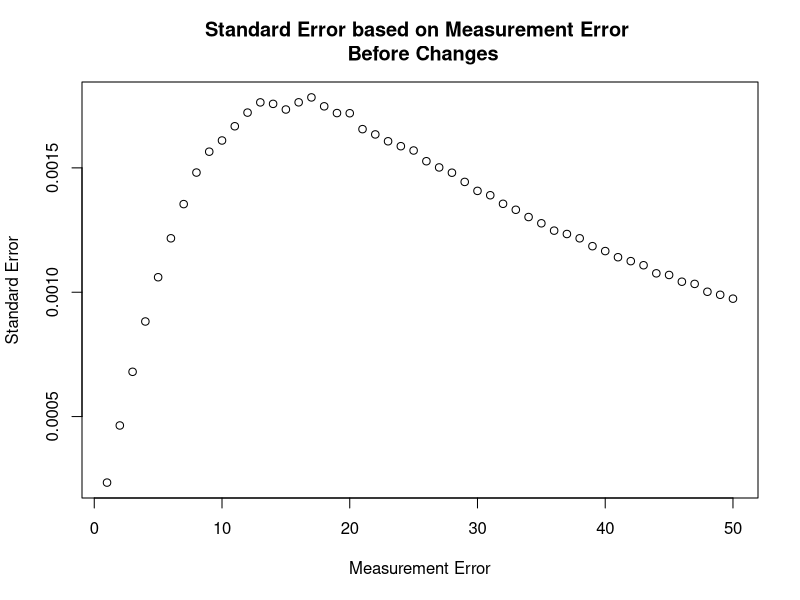
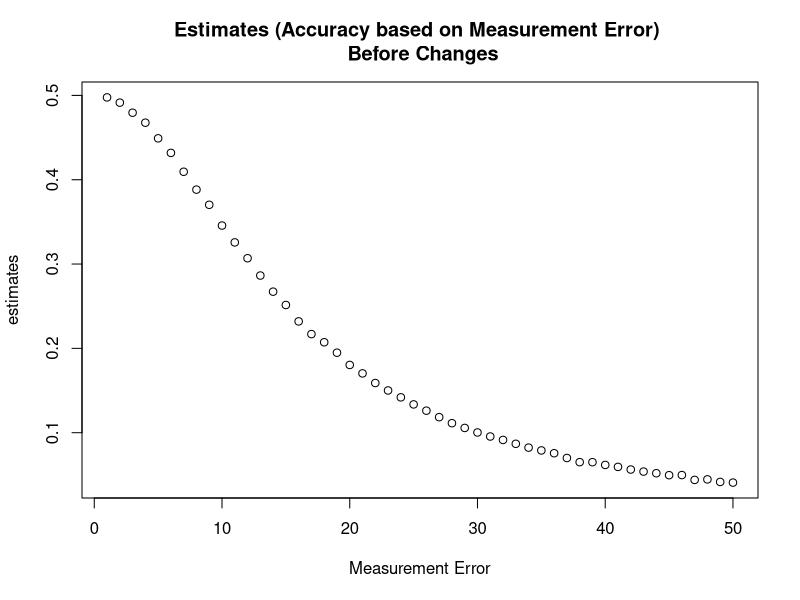
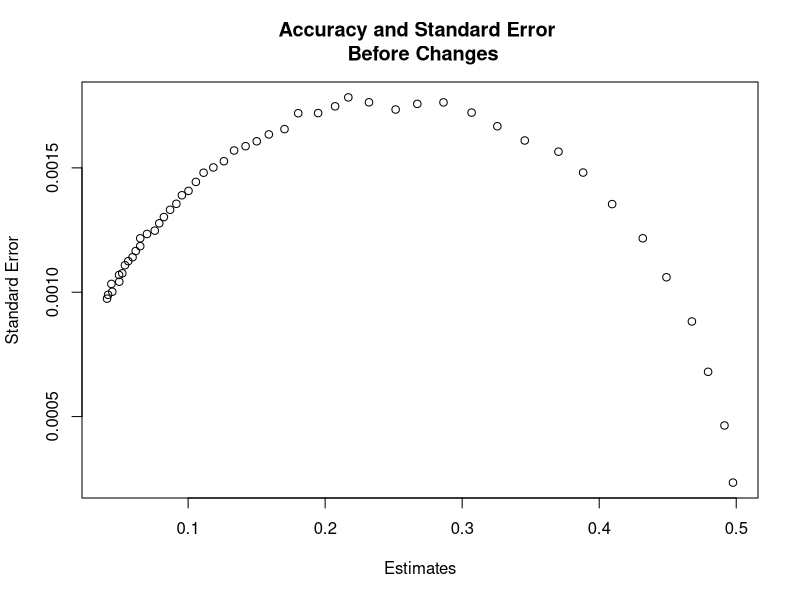
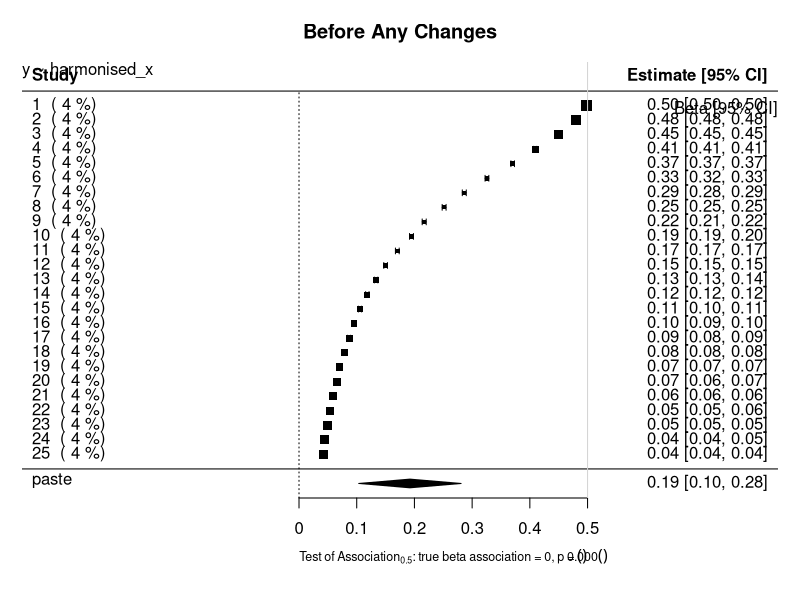
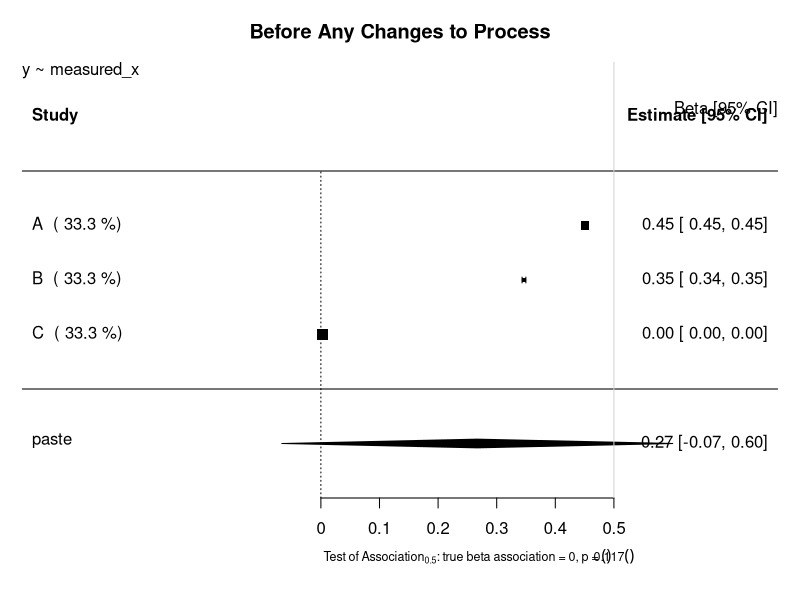
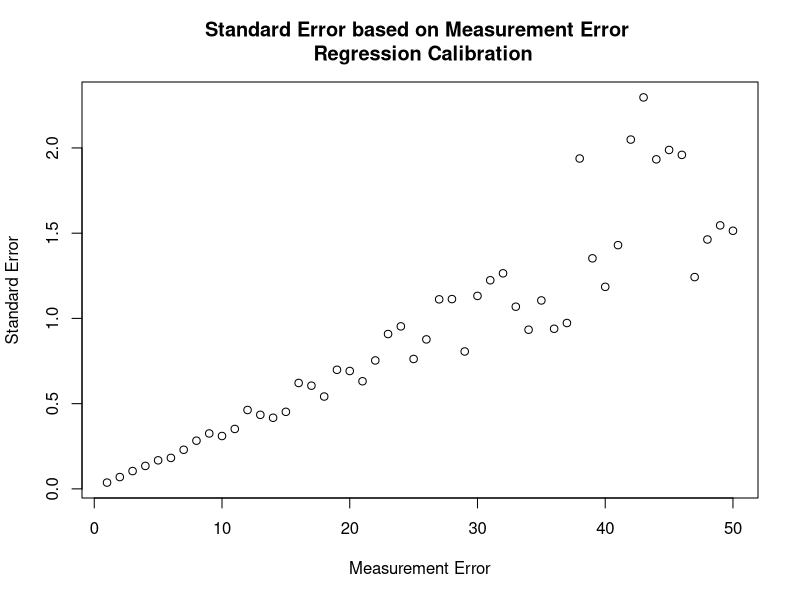
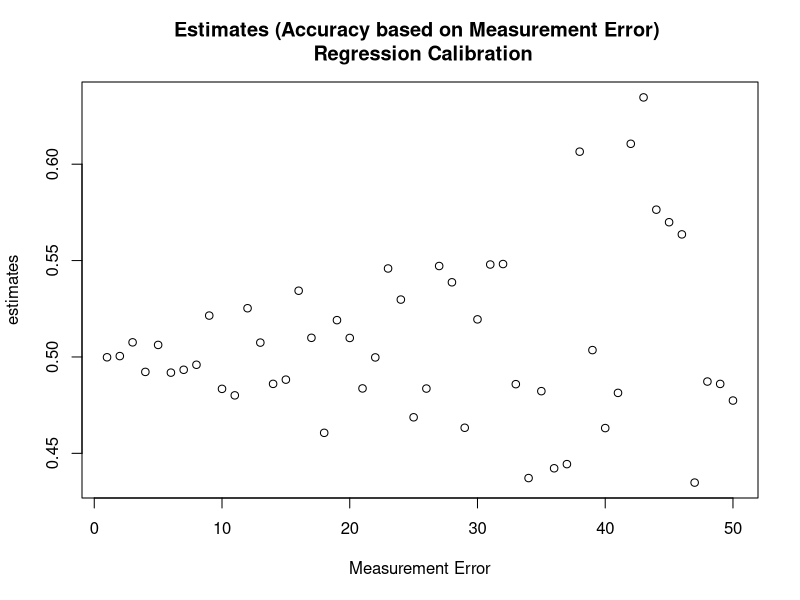
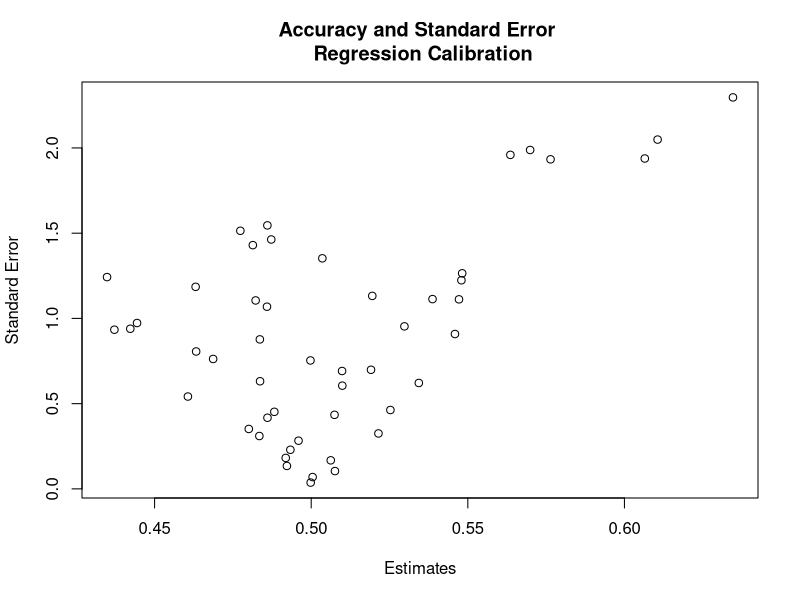

R code for these plots, in order:
# Investigation into semi monotonic behaviour of standard error in Continuous Variables
## Author: Paul Scherer
##         Tom Bishop
## Institute: University of Cambridge MRC Epidemiology Unit 
## Date: 6.09.2017

# In this file we want to investigate whether we can replicate the semi monotonic behaviour exhibited by 
# standard error dependent on standard measurement error
library(ggplot2)
library(reshape2)
library(parallel)
library(stats)
library(metafor)

# Set save point for the plots
setwd("U:/workspace/paee_harmonisation/Reweighting/plots")

# Raw Data Set Properties
trueBeta = 0.5
constant = 20

study_size = 20000
raw_mean = 40
raw_stdev = 15

# Create Dataframe with x, create y from x, then add normal random noise to x
raw_data = data.frame(x = rnorm(n = study_size, mean = raw_mean, sd = raw_stdev))
raw_data$y = (trueBeta*raw_data$x) + constant

###############################################################################
########################### Functions #########################################
###############################################################################

createStudyData <- function(raw_data, measurement_error){
    x_error = rnorm(n = study_size, mean = 0, sd = measurement_error)
    raw_data$measured_x = raw_data$x + x_error
    return(raw_data)
}

createValidationData <- function(val_size, measurement_error) {
    validation_data = data.frame(x =  rnorm(n = val_size, mean = raw_mean, sd = raw_stdev))
    x_error = rnorm(n = val_size, mean = 0, sd = measurement_error)
    validation_data$measured_x = validation_data$x + x_error
    return (validation_data)
}

#######################################################################################
########################### Motivation of the Problem #################################
#######################################################################################
## Graphing Standard Error as a function of Measurement Error
error_upperbound = 50
std_error = vector("numeric", length = error_upperbound)
estimates = vector("numeric", length = error_upperbound)

set.seed(1)
for (measurement_error in 1:error_upperbound){
	x_error = rnorm(n = study_size, mean = 0, sd = measurement_error)
	raw_data$measured_x = raw_data$x + x_error
	fmla = as.formula(y ~ measured_x)
	linear_model = lm(formula = fmla, data = raw_data)
	x_estimate = linear_model$coefficients["measured_x"]
	x_stdErr = summary(linear_model)$coefficients["measured_x", "Std. Error"]
	std_error[measurement_error] = x_stdErr
	estimates[measurement_error] = x_estimate
}
plot (x = (1:error_upperbound), y = std_error, xlab = "Measurement Error", ylab = "Standard Error", main = "Standard Error based on Measurement Error \n Before Changes")
dev.copy(png,'continous_plot1.png')
dev.off()
plot (x = (1:error_upperbound), y = estimates, xlab = "Measurement Error", ylab = "estimates", main = "Estimates (Accuracy based on Measurement Error) \n Before Changes")
dev.copy(png,'continous_plot2.png')
dev.off()
plot (x = estimates, y = std_error, xlab = "Estimates", ylab = "Standard Error", main = "Accuracy and Standard Error \n Before Changes")
dev.copy(png,'continous_plot3.png')
dev.off()


## Random Effects Model Forest Plot After Regression Calibration
estimates_forRMA = estimates[seq(1, length(estimates), 2)]
stand_errs = std_error[seq(1, length(std_error), 2)]
labels = 1:length(estimates_forRMA)
res <- rma(yi = estimates_forRMA, sei = stand_errs, method='DL', slab = labels)
weights_res <- weights.rma.uni(res)

# Forest Plot
res$slab <- paste(res$slab, " (", round(weights.rma.uni(res),digits=1), "%)")
fmla = as.formula(y~harmonised_x)
forest(res, mlab=bquote(paste('Overall (I'^2*' = ', .(round(res$I2)),'%, p = ',
    .(sprintf("%.3f", round(res$QEp,3))),')')),
xlab=bquote(paste('Test of Association'[0.5]*': true beta association = 0, p = ',
    .(sprintf("%.3f", round(res$pval,3))))), cex=1, cex.lab=0.75, cex.axis=1, main = "Before Any Changes")
usr <- par("usr")
text(usr[2], usr[4], "Beta [95% CI]", adj = c(1, 4),cex=1)
text(usr[1], usr[4], paste0(gsub(paste0("Study Data","\\$"),"", deparse(fmla)),collapse="\n"), adj = c( 0, 1 ),cex=1)
abline(v = 0.5, col = "lightgray")
dev.copy(png,'continous_plot_big_no_changes.png')
dev.off()

#######################################################################################
######################## Before Any Changes to the Process ############################
#######################################################################################
# General Parameters
validation_size = 400

# Study A
measureError_A = 5
studyData_A = createStudyData(raw_data = raw_data, measurement_error = measureError_A)
validation_data_A = createValidationData(val_size = validation_size, measurement_error = measureError_A )

# Study B
measureError_B = 10
studyData_B = createStudyData(raw_data = raw_data, measurement_error = measureError_B)
validation_data_B = createValidationData(val_size = validation_size, measurement_error = measureError_B )

# Study C
measureError_C = 200
studyData_C = createStudyData(raw_data = raw_data, measurement_error = measureError_C)
validation_data_C = createValidationData(val_size = validation_size, measurement_error = measureError_C )


lm_A <- lm(formula=y~measured_x, data=studyData_A)
estimate_A = lm_A$coefficients["measured_x"]
stdError_A = summary(lm_A)$coefficients["measured_x","Std. Error"]

lm_B <- lm(formula=y~measured_x, data=studyData_B)
estimate_B = lm_B$coefficients["measured_x"]
stdError_B = summary(lm_B)$coefficients["measured_x","Std. Error"]

lm_C <- lm(formula=y~measured_x, data=studyData_C)
estimate_C = lm_C$coefficients["measured_x"]
stdError_C = summary(lm_C)$coefficients["measured_x","Std. Error"]


## Random Effects Model Forest Plot Before Regression Calibration
estimates = c(estimate_A, estimate_B, estimate_C)
stand_errs = c(stdError_A, stdError_B, stdError_C)
labels = c("A","B","C")
res <- rma(yi = estimates, sei = stand_errs, method='DL', slab = labels)
weights_res <- weights.rma.uni(res)

# Forest Plot
res$slab <- paste(res$slab, " (", round(weights.rma.uni(res),digits=1), "%)")
fmla = as.formula(y~measured_x)
forest(res, mlab=bquote(paste('Overall (I'^2*' = ', .(round(res$I2)),'%, p = ',
    .(sprintf("%.3f", round(res$QEp,3))),')')),
xlab=bquote(paste('Test of Association'[0.5]*': true beta association = 0, p = ',
    .(sprintf("%.3f", round(res$pval,3))))), cex=1, cex.lab=0.75, cex.axis=1, main = "Before Any Changes to Process")
usr <- par("usr")
text(usr[2], usr[4], "Beta [95% CI]", adj = c(1, 4),cex=1)
text(usr[1], usr[4], paste0(gsub(paste0("Study Data","\\$"),"", deparse(fmla)),collapse="\n"), adj = c( 0, 1 ),cex=1)
abline(v = 0.5, col = "lightgray")
dev.copy(png,'continous_plot4.png')
dev.off()


#######################################################################################
######################## Using Regression Calibration Classic #########################
#######################################################################################
## Graphing Standard Error as a function of Measurement Error
std_error = vector("numeric", length = error_upperbound)
estimates = vector("numeric", length = error_upperbound)

set.seed(1)
for (measurement_error in 1:error_upperbound){
    studyData_graph = createStudyData(raw_data = raw_data, measurement_error = measurement_error)
    validation_data_graph = createValidationData(val_size = validation_size, measurement_error = measurement_error)

    # calculate the lambda
    fmla_harmonisation = as.formula(x~measured_x)
    lambda_lm_graph <- lm(formula=fmla_harmonisation, data=validation_data_graph)
    lambda_graph = lambda_lm_graph$coefficients["measured_x"]
    stdError_lambda_graph = summary(lambda_lm_graph)$coefficients["measured_x","Std. Error"]

    # calculate the estimates using the normal study data
    lm_graph <- lm(formula=y~measured_x, data=studyData_graph)
    estimate_graph = lm_graph$coefficients["measured_x"]
    stdError_graph = summary(lm_graph)$coefficients["measured_x","Std. Error"]

    # Propagate Errors in Standard Error
    var_lambda = (sqrt(validation_size) * summary(lambda_lm_graph)$coefficients["measured_x","Std. Error"])^2
    var_Beta = (sqrt(validation_size) * summary(lm_graph)$coefficients["measured_x","Std. Error"])^2
    #var_Beta = summary(lm_A)$sigma**2
    # var_Beta = (summary(lm_A)$coefficients["measured_x","Std. Error"])^2
    lambda_pure = unlist(unname(lambda_lm_graph$coefficients["measured_x"]))
    beta_lambda_div_sq = (unname(unlist(lm_graph$coefficients["measured_x"]/(lambda_lm_graph$coefficients["measured_x"])^2)))^2
    delta_variance = (var_Beta / (lambda_pure)^2) + beta_lambda_div_sq * var_lambda
    delta_stdError_B = sqrt(delta_variance)/sqrt(validation_size) 
    delta_stdError_B = sqrt(delta_variance)

    std_error[measurement_error] = delta_stdError_B
    estimates[measurement_error] = estimate_graph/lambda_graph
}
plot (x = (1:error_upperbound), y = std_error, xlab = "Measurement Error", ylab = "Standard Error", main = "Standard Error based on Measurement Error \n Regression Calibration")
dev.copy(png,'continous_plot5.png')
dev.off()
plot (x = (1:error_upperbound), y = estimates, xlab = "Measurement Error", ylab = "estimates", main = "Estimates (Accuracy based on Measurement Error) \n Regression Calibration")
dev.copy(png,'continous_plot6.png')
dev.off()
plot (x = estimates, y = std_error, xlab = "Estimates", ylab = "Standard Error", main = "Accuracy and Standard Error \n Regression Calibration")
dev.copy(png,'continous_plot7.png')
dev.off()

## Random Effects Model Forest Plot After Regression Calibration
estimates_forRMA = estimates[seq(1, length(estimates), 2)]
stand_errs = std_error[seq(1, length(std_error), 2)]
labels = 1:length(estimates_forRMA)
res <- rma(yi = estimates_forRMA, sei = stand_errs, method='DL', slab = labels)
weights_res <- weights.rma.uni(res)

# Forest Plot
res$slab <- paste(res$slab, " (", round(weights.rma.uni(res),digits=1), "%)")
fmla = as.formula(y~harmonised_x)
forest(res, mlab=bquote(paste('Overall (I'^2*' = ', .(round(res$I2)),'%, p = ',
    .(sprintf("%.3f", round(res$QEp,3))),')')),
xlab=bquote(paste('Test of Association'[0.5]*': true beta association = 0, p = ',
    .(sprintf("%.3f", round(res$pval,3))))), cex=1, cex.lab=0.75, cex.axis=1, main = "After Regression Calibration")
usr <- par("usr")
text(usr[2], usr[4], "Beta [95% CI]", adj = c(1, 4),cex=1)
text(usr[1], usr[4], paste0(gsub(paste0("Study Data","\\$"),"", deparse(fmla)),collapse="\n"), adj = c( 0, 1 ),cex=1)
abline(v = 0.5, col = "lightgray")
dev.copy(png,'continous_plot_big_regression_calibration.png')
dev.off()




# Using real regression calibration.
## Modeling x ~ measured_x in validation
fmla_harmonisation = as.formula(x~measured_x)
# Study A
lambda_lm_A <- lm(formula=fmla_harmonisation, data=validation_data_A)
lambda_A = lambda_lm_A$coefficients["measured_x"]
stdError_lambda_A = summary(lambda_lm_A)$coefficients["measured_x","Std. Error"]

# Study B
lambda_lm_B <- lm(formula=fmla_harmonisation, data=validation_data_B)
lambda_B = lambda_lm_B$coefficients["measured_x"]
stdError_lambda_B = summary(lambda_lm_B)$coefficients["measured_x","Std. Error"]

# Study C
lambda_lm_C <- lm(formula=fmla_harmonisation, data=validation_data_C)
lambda_C = lambda_lm_C$coefficients["measured_x"]
stdError_lambda_C = summary(lambda_lm_C)$coefficients["measured_x","Std. Error"]


lm_A <- lm(formula=y~measured_x, data=studyData_A)
estimate_A = lm_A$coefficients["measured_x"]
stdError_A = summary(lm_A)$coefficients["measured_x","Std. Error"]

lm_B <- lm(formula=y~measured_x, data=studyData_B)
estimate_B = lm_B$coefficients["measured_x"]
stdError_B = summary(lm_B)$coefficients["measured_x","Std. Error"]

lm_C <- lm(formula=y~measured_x, data=studyData_C)
estimate_C = lm_C$coefficients["measured_x"]
stdError_C = summary(lm_C)$coefficients["measured_x","Std. Error"]

corrected_estimate_A = estimate_A / lambda_A
corrected_estimate_B = estimate_B / lambda_B
corrected_estimate_C = estimate_C / lambda_C

# calculate the corrected standard error
var_lambda = (summary(lambda_lm_A)$coefficients["measured_x","Std. Error"])^2
var_Beta = (summary(lm_A)$coefficients["measured_x","Std. Error"])^2
#var_Beta = summary(lm_A)$sigma**2
lambda_pure = unlist(unname(lambda_lm_A$coefficients["measured_x"]))
beta_lambda_div_sq = (unname(unlist(lm_A$coefficients["measured_x"]/(lambda_lm_A$coefficients["measured_x"])^2)))^2
delta_variance = (var_Beta / (lambda_pure)^2) + (beta_lambda_div_sq * var_lambda)
delta_stdError_A = sqrt(delta_variance)/sqrt(validation_size) 
delta_stdError_A = sqrt(delta_variance)

var_lambda = (summary(lambda_lm_B)$coefficients["measured_x","Std. Error"])^2
var_Beta = (sqrt(validation_size) * summary(lm_B)$coefficients["measured_x","Std. Error"])^2
#var_Beta = summary(lm_A)$sigma**2
lambda_pure = unlist(unname(lambda_lm_B$coefficients["measured_x"]))
beta_lambda_div_sq = (unname(unlist(lm_B$coefficients["measured_x"]/(lambda_lm_B$coefficients["measured_x"])^2)))^2
delta_variance = (var_Beta / (lambda_pure)^2) + beta_lambda_div_sq * var_lambda
delta_stdError_B = sqrt(delta_variance)/sqrt(validation_size) 
delta_stdError_B = sqrt(delta_variance)


var_lambda = (summary(lambda_lm_C)$coefficients["measured_x","Std. Error"])^2
var_Beta = (sqrt(validation_size) * summary(lm_C)$coefficients["measured_x","Std. Error"])^2
#var_Beta = summary(lm_A)$sigma**2
lambda_pure = unlist(unname(lambda_lm_C$coefficients["measured_x"]))
beta_lambda_div_sq = (unname(unlist(lm_C$coefficients["measured_x"]/(lambda_lm_C$coefficients["measured_x"])^2)))^2
delta_variance = (var_Beta / (lambda_pure)^2) + beta_lambda_div_sq * var_lambda
delta_stdError_C = sqrt(delta_variance)/sqrt(validation_size) 
delta_stdError_C = sqrt(delta_variance)

## Random Effects Model Forest Plot After Regression Calibration
estimates = c(corrected_estimate_A, corrected_estimate_B, corrected_estimate_C)
stand_errs = c(delta_stdError_A, delta_stdError_B, delta_stdError_C)
labels = c("A","B","C")
res <- rma(yi = estimates, sei = stand_errs, method='DL', slab = labels)
weights_res <- weights.rma.uni(res)

# Forest Plot
res$slab <- paste(res$slab, " (", round(weights.rma.uni(res),digits=1), "%)")
fmla = as.formula(y~harmonised_x)
forest(res, mlab=bquote(paste('Overall (I'^2*' = ', .(round(res$I2)),'%, p = ',
    .(sprintf("%.3f", round(res$QEp,3))),')')),
xlab=bquote(paste('Test of Association'[0.5]*': true beta association = 0, p = ',
    .(sprintf("%.3f", round(res$pval,3))))), cex=1, cex.lab=0.75, cex.axis=1, main = "After Regression Calibration")
usr <- par("usr")
text(usr[2], usr[4], "Beta [95% CI]", adj = c(1, 4),cex=1)
text(usr[1], usr[4], paste0(gsub(paste0("Study Data","\\$"),"", deparse(fmla)),collapse="\n"), adj = c( 0, 1 ),cex=1)
abline(v = 0.5, col = "lightgray")
dev.copy(png,'continous_plot8.png')
dev.off()


#######################################################################################
######################## USING THE MODEL OF ERROR *PREDICT* ###########################
#######################################################################################
## PREDICT (ERROR IN VARIABLES MODELS)

## Graphing Standard Error as a function of Measurement Error
std_error = vector("numeric", length = error_upperbound)
estimates = vector("numeric", length = error_upperbound)

set.seed(1)

for (measurement_error in 1:error_upperbound){
    studyData_graph = createStudyData(raw_data = raw_data, measurement_error = measurement_error)
    validation_data_graph = createValidationData(val_size = validation_size, measurement_error = measurement_error)

    # calculate the Error Model
    error_model_graph <- lm(formula=fmla_harmonisation, data=validation_data_graph)
    lambda_graph = error_model_graph$coefficients["measured_x"]
    stdError_lambda_graph = summary(error_model_graph)$coefficients["measured_x","Std. Error"]

    # calculate the estimates using the normal study data
    new = data.frame(measured_x = studyData_graph$measured_x)
    studyData_graph$harmonised_x = predict(error_model_graph, newdata = new)
    lm_graph <- lm(formula=y~harmonised_x, data=studyData_graph)
    estimate_graph = lm_graph$coefficients["harmonised_x"]
    stdError_graph = summary(lm_graph)$coefficients["harmonised_x","Std. Error"]


    std_error[measurement_error] = stdError_graph
    estimates[measurement_error] = estimate_graph
}
plot (x = (1:error_upperbound), y = std_error, xlab = "Measurement Error", ylab = "Standard Error", main = "Standard Error based on Measurement Error \n Error Model Pred")
dev.copy(png,'continous_plot9.png')
dev.off()
plot (x = (1:error_upperbound), y = estimates, xlab = "Measurement Error", ylab = "estimates", main = "Estimates (Accuracy based on Measurement Error) \n Error Model Pred")
dev.copy(png,'continous_plot10.png')
dev.off()
plot (x = estimates, y = std_error, xlab = "Estimates", ylab = "Standard Error", main = "Accuracy and Standard Error \n Error Model Pred")
dev.copy(png,'continous_plot11.png')
dev.off()

## Random Effects Model Forest Plot After Regression Calibration
estimates_forRMA = estimates[seq(1, length(estimates), 2)]
stand_errs = std_error[seq(1, length(std_error), 2)]
labels = 1:length(estimates_forRMA)
res <- rma(yi = estimates_forRMA, sei = stand_errs, method='DL', slab = labels)
weights_res <- weights.rma.uni(res)

# Forest Plot
res$slab <- paste(res$slab, " (", round(weights.rma.uni(res),digits=1), "%)")
fmla = as.formula(y~harmonised_x)
forest(res, mlab=bquote(paste('Overall (I'^2*' = ', .(round(res$I2)),'%, p = ',
    .(sprintf("%.3f", round(res$QEp,3))),')')),
xlab=bquote(paste('Test of Association'[0.5]*': true beta association = 0, p = ',
    .(sprintf("%.3f", round(res$pval,3))))), cex=1, cex.lab=0.75, cex.axis=1, main = "Error Model Predict Big Regression")
usr <- par("usr")
text(usr[2], usr[4], "Beta [95% CI]", adj = c(1, 4),cex=1)
text(usr[1], usr[4], paste0(gsub(paste0("Study Data","\\$"),"", deparse(fmla)),collapse="\n"), adj = c( 0, 1 ),cex=1)
abline(v = 0.5, col = "lightgray")
dev.copy(png,'continous_plot_big_error_model.png')
dev.off()


## Modeling x ~ measured_x in validation
fmla_harmonisation = as.formula(x~measured_x)
# Study A
lambda_lm_A <- lm(formula=fmla_harmonisation, data=validation_data_A)
lambda_A = lambda_lm_A$coefficients["measured_x"]
stdError_lambda_A = summary(lambda_lm_A)$coefficients["measured_x","Std. Error"]

# Study B
lambda_lm_B <- lm(formula=fmla_harmonisation, data=validation_data_B)
lambda_B = lambda_lm_B$coefficients["measured_x"]
stdError_lambda_B = summary(lambda_lm_B)$coefficients["measured_x","Std. Error"]

# Study C
lambda_lm_C <- lm(formula=fmla_harmonisation, data=validation_data_C)
lambda_C = lambda_lm_C$coefficients["measured_x"]
stdError_lambda_C = summary(lambda_lm_C)$coefficients["measured_x","Std. Error"]


## Transformation and Regression
# Study A
new = data.frame(measured_x = studyData_A$measured_x)
studyData_A$harmonised_x = predict(lambda_lm_A, newdata = new)
lm_A <- lm(formula=y~harmonised_x, data=studyData_A)
estimate_A = lm_A$coefficients["harmonised_x"]
stdError_A = summary(lm_A)$coefficients["harmonised_x","Std. Error"]

# Study B
new = data.frame(measured_x = studyData_B$measured_x)
studyData_B$harmonised_x = predict(lambda_lm_B, newdata = new)
lm_B <- lm(formula=y~harmonised_x, data=studyData_B)
estimate_B = lm_B$coefficients["harmonised_x"]
stdError_B = summary(lm_B)$coefficients["harmonised_x","Std. Error"]

# Study C
new = data.frame(measured_x = studyData_C$measured_x)
studyData_C$harmonised_x = predict(lambda_lm_C, newdata = new)
lm_C <- lm(formula=y~harmonised_x, data=studyData_C)
estimate_C = lm_C$coefficients["harmonised_x"]
stdError_C = summary(lm_C)$coefficients["harmonised_x","Std. Error"]


## Random Effects Model Forest Plot After Regression Modeling
estimates = c(estimate_A, estimate_B, estimate_C)
stand_errs = c(stdError_A, stdError_B, stdError_C)
labels = c("A","B","C")
res <- rma(yi = estimates, sei = stand_errs, method='DL', slab = labels)
weights_res <- weights.rma.uni(res)

# Forest Plot
res$slab <- paste(res$slab, " (", round(weights.rma.uni(res),digits=1), "%)")
fmla = as.formula(y~harmonised_x)
forest(res, mlab=bquote(paste('Overall (I'^2*' = ', .(round(res$I2)),'%, p = ',
    .(sprintf("%.3f", round(res$QEp,3))),')')),
xlab=bquote(paste('Test of Association'[0.5]*': true beta association = 0, p = ',
    .(sprintf("%.3f", round(res$pval,3))))), cex=1, cex.lab=0.75, cex.axis=1, main = "Using Predict aka 'Error Model'")
usr <- par("usr")
text(usr[2], usr[4], "Beta [95% CI]", adj = c(1, 4),cex=1)
text(usr[1], usr[4], paste0(gsub(paste0("Study Data","\\$"),"", deparse(fmla)),collapse="\n"), adj = c( 0, 1 ),cex=1)
abline(v = 0.5, col = "lightgray")
dev.copy(png,'continous_plot12.png')
dev.off()



# #######################################################################################
# ######################## Bootstrapped validation study #####################
# #######################################################################################

fmla_harmonisation = as.formula(x~measured_x)
validation_size = 400
imputations = 10
upperbound = 50
#validation_index_size=validation_size/numLevels
## Plotting Bit
## Graphing Standard Error as a function of Measurement Error
std_error = vector("numeric", length = upperbound)
estimates_graph = vector("numeric", length = upperbound)
for (measurement_error_counter in 1:upperbound) {
  studyData_graph = createStudyData(raw_data = raw_data, measurement_error = measurement_error_counter)
  validation_data_graph = createValidationData(val_size = validation_size, measurement_error = measurement_error_counter)
  #validation_means_graph = createMeansList(validation_data_graph, numLevels)
  
  results <- data.frame()
  for (i in 1:imputations){
    temp_sample = sample(x =1:validation_size, replace = TRUE )
    bootstrap_validation <- validation_data_graph[temp_sample,c("x", "measured_x")]
    
    # calculate the Error Model
    error_model_graph <- lm(formula=fmla_harmonisation, data=bootstrap_validation)
    lambda_graph = error_model_graph$coefficients["measured_x"]
    stdError_lambda_graph = summary(error_model_graph)$coefficients["measured_x","Std. Error"]
    
    # calculate the estimates using the normal study data
    new = data.frame(measured_x = studyData_graph$measured_x)
    studyData_graph$harmonised_x = predict(error_model_graph, newdata = new)
    lm_graph <- lm(formula=y~harmonised_x, data=studyData_graph)


    sum_res = summary(lm_graph)
    results = rbind(results, sum_res$coefficients[2,1:2])
    
  }
  names(results) = c("est", "se")
  
  rubin_est = sum(results$est)/imputations
  W = sum(results$se)/imputations
  B = sum((results$est-rubin_est)^2)/(imputations-1)
  rubin_var = W + (1+1/imputations)*B
  rubin_se = rubin_var^0.5
  
  estimates_graph[measurement_error_counter] = rubin_est 
  std_error[measurement_error_counter] = rubin_se
}

plot(x = (1:upperbound), y = std_error, xlab = "measurement_error", ylab = "stderr", main = "Bootstrap Means")
dev.copy(png,'nominal_plot16.png')
dev.off()
plot(x = (1:upperbound), y = estimates_graph, xlab = "measurement_error", ylab = "estimates", main = "Bootstrap Means")
dev.copy(png,'nominal_plot17.png')
dev.off()
plot(x = estimates_graph, y = std_error, xlab = "estimates", ylab = "stderror", main = "Bootstrap Means")
dev.copy(png,'nominal_plot18.png')
dev.off()


## Random Effects Model Forest Plot After Regression Calibration
#estimates = estimates_graph
#stand_errs = std_error
estimates_REMA = estimates_graph[seq(1, length(estimates_graph), 2)]
#estimates_REMA = estimates[1:10]
stand_errs = std_error[seq(1, length(std_error), 2)]

labels = 1:length(estimates_REMA)
res <- rma(yi = estimates_REMA, sei = stand_errs, method='DL', slab = labels)

# Forest Plot
res$slab <- paste(res$slab, " (", round(weights.rma.uni(res),digits=1), "%)")
fmla = as.formula(y~x_estimated)
forest(res, mlab=bquote(paste('Overall (I'^2*' = ', .(round(res$I2)),'%, p = ',
                              .(sprintf("%.3f", round(res$QEp,3))),')')),
       xlab=bquote(paste('Test of Association'[0.5]*': true beta association = 0, p = ',
                         .(sprintf("%.3f", round(res$pval,3))))), cex=1, cex.lab=0.75, cex.axis=1, main = "Bootstrap with continuous")
usr <- par("usr")
text(usr[2], usr[4], "Beta [95% CI]", adj = c(1, 4),cex=1)
text(usr[1], usr[4], paste0(gsub(paste0("Study Data","\\$"),"", deparse(fmla)),collapse="\n"), adj = c( 0, 1 ),cex=1)
abline(v = 0.5, col = "lightgray")
dev.copy(png,'continuous_bootstrap_big.png')
dev.off()


# #######################################################################################
# ######################## USING THE MODEL OF ERROR *PREDICT* ###########################
# ################## DONE MANUALLY WITH MODEL PARAMETER ESTIMATES #######################
# #######################################################################################
# ## PREDICT (ERROR IN VARIABLES MODELS)

# ## Graphing Standard Error as a function of Measurement Error
# std_error = vector("numeric", length = error_upperbound)
# estimates = vector("numeric", length = error_upperbound)

# set.seed(1)

# for (measurement_error in 1:error_upperbound){
#     studyData_graph = createStudyData(raw_data = raw_data, measurement_error = measurement_error)
#     validation_data_graph = createValidationData(val_size = validation_size, measurement_error = measurement_error)

#     # calculate the Error Model
#     error_model_graph <- lm(formula=fmla_harmonisation, data=validation_data_graph)
#     lambda_graph = error_model_graph$coefficients["measured_x"]
#     intercept_lambda_graph = error_model_graph$coefficients["(Intercept)"]

#     # calculate the estimates using the normal study data
#     studyData_graph$lambdadx = studyData_graph$measured_x*lambda_graph + intercept_lambda_graph
#     lm_graph <- lm(formula=y~lambdadx, data=studyData_graph)
#     estimate_graph = lm_graph$coefficients["lambdadx"]
#     stdError_graph = summary(lm_graph)$coefficients["lambdadx","Std. Error"]

#     estimates[measurement_error] = estimate_graph
#     std_error[measurement_error] = stdError_graph
# }
# plot (x = (1:error_upperbound), y = std_error, xlab = "Measurement Error", ylab = "Standard Error", main = "Standard Error based on Measurement Error \n Error Model Pred")
# dev.copy(png,'continous_plot13.png')
# dev.off()

# plot (x = (1:error_upperbound), y = estimates, xlab = "Measurement Error", ylab = "estimates", main = "Estimates (Accuracy based on Measurement Error) \n Error Model Pred")
# dev.copy(png,'continous_plot14.png')
# dev.off()

# plot (x = estimates, y = std_error, xlab = "Estimates", ylab = "Standard Error", main = "Monotonic Relationship Between \n Accuracy and Standard Error \n Error Model Pred")
# dev.copy(png,'continous_plot15.png')
# dev.off()


# ## By manually predicting values using the model created
# ## Modeling x ~ measured_x in validation
# fmla_harmonisation = as.formula(x~measured_x)
# # Study A
# lambda_lm_A <- lm(formula=fmla_harmonisation, data=validation_data_A)
# lambda_A = lambda_lm_A$coefficients["measured_x"]
# intercept_lambda_A = lambda_lm_A$coefficients["(Intercept)"]
# stdError_lambda_A = summary(lambda_lm_A)$coefficients["measured_x","Std. Error"]

# # Study B
# lambda_lm_B <- lm(formula=fmla_harmonisation, data=validation_data_B)
# lambda_B = lambda_lm_B$coefficients["measured_x"]
# intercept_lambda_B = lambda_lm_B$coefficients["(Intercept)"]
# stdError_lambda_B = summary(lambda_lm_B)$coefficients["measured_x","Std. Error"]

# # Study C
# lambda_lm_C <- lm(formula=fmla_harmonisation, data=validation_data_C)
# lambda_C = lambda_lm_C$coefficients["measured_x"]
# intercept_lambda_C = lambda_lm_C$coefficients["(Intercept)"]
# stdError_lambda_C = summary(lambda_lm_C)$coefficients["measured_x","Std. Error"]

# studyData_A$lambdadx = studyData_A$measured_x*lambda_A + intercept_lambda_A
# lm_A <- lm(formula=y~lambdadx, data=studyData_A)
# estimate_A = lm_A$coefficients["lambdadx"]
# stdError_A = summary(lm_A)$coefficients["lambdadx","Std. Error"]

# studyData_B$lambdadx = studyData_B$measured_x*lambda_B + intercept_lambda_B
# lm_B <- lm(formula=y~lambdadx, data=studyData_B)
# estimate_B = lm_B$coefficients["lambdadx"]
# stdError_B = summary(lm_B)$coefficients["lambdadx","Std. Error"]

# studyData_C$lambdadx = studyData_C$measured_x*lambda_C + intercept_lambda_C
# lm_C <- lm(formula=y~lambdadx, data=studyData_C)
# estimate_C = lm_C$coefficients["lambdadx"]
# stdError_C = summary(lm_C)$coefficients["lambdadx","Std. Error"]


# ## Random Effects Model Forest Plot After Regression Calibration in all members of measured x
# estimates = c(estimate_A, estimate_B, estimate_C)
# stand_errs = c(stdError_A, stdError_B, stdError_C)
# labels = c("A","B","C")
# res <- rma(yi = estimates, sei = stand_errs, method='DL', slab = labels)
# weights_res <- weights.rma.uni(res)

# # Forest Plot
# res$slab <- paste(res$slab, " (", round(weights.rma.uni(res),digits=1), "%)")
# fmla = as.formula(y~harmonised_x)
# forest(res, mlab=bquote(paste('Overall (I'^2*' = ', .(round(res$I2)),'%, p = ',
#     .(sprintf("%.3f", round(res$QEp,3))),')')),
# xlab=bquote(paste('Test of Association'[0.5]*': true beta association = 0.5, p = ',
#     .(sprintf("%.3f", round(res$pval,3))))), cex=1, cex.lab=0.75, cex.axis=1, main = "Using 'Error Model'")
# usr <- par("usr")
# text(usr[2], usr[4], "Beta [95% CI]", adj = c(1, 4),cex=1)
# text(usr[1], usr[4], paste0(gsub(paste0("Study Data","\\$"),"", deparse(fmla)),collapse="\n"), adj = c( 0, 1 ),cex=1)
# abline(v = 0.5, col = "lightgray")
# dev.copy(png,'continous_plot16.png')
# dev.off()
